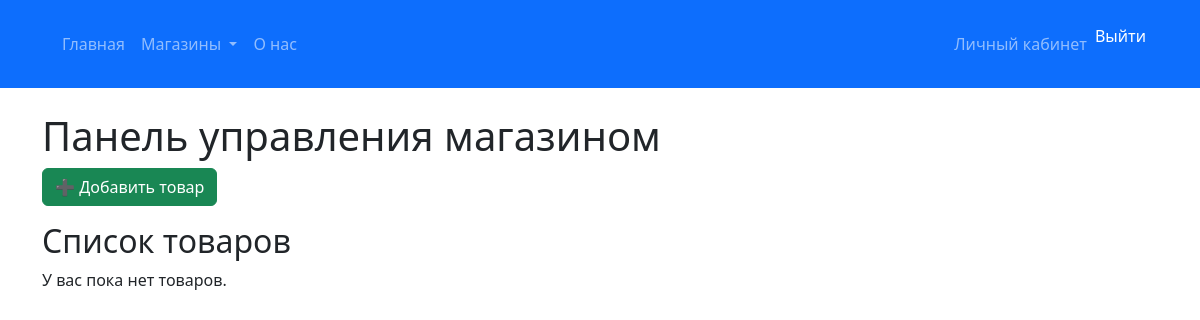
The app's page /store-dashboard/ (signed in), older data.
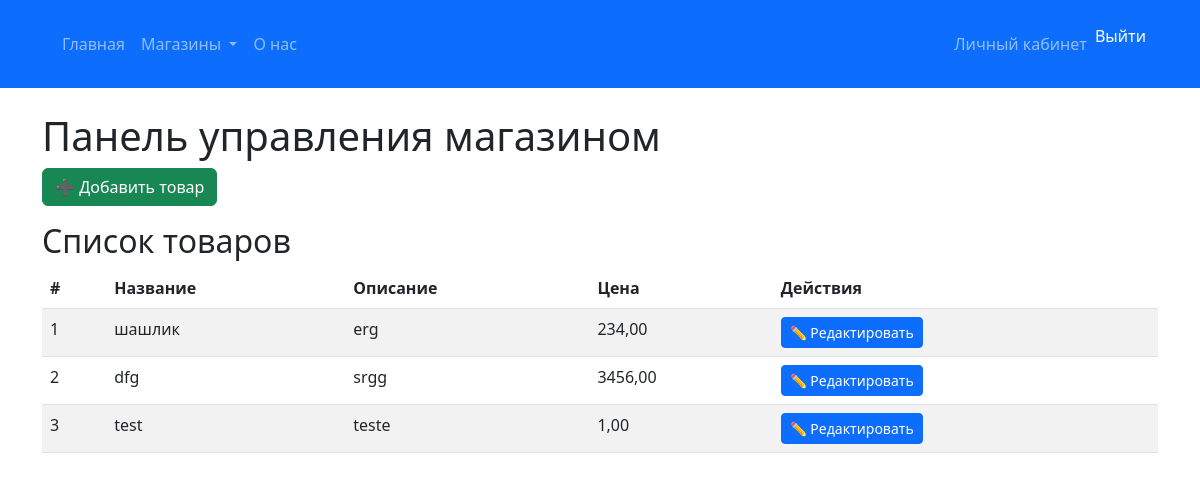
The same page, newer data.
### store/models/product.py (models this page shows, shortened)
class Product(models.Model):
    name = models.CharField(max_length=200)
    description = models.TextField()
    price = models.DecimalField(max_digits=8, decimal_places=2)
    subcategory = models.ForeignKey(SubCategory, related_name='products', on_delete=models.CASCADE)
    store = models.ForeignKey(Store, related_name='products', on_delete=models.CASCADE, default=1)  # Значение по умолчанию, которое будет установлено для старых продуктов
    image = models.ImageField(upload_to='product_images/', null=True, blank=True)  # Поле для изображения
    class Meta:
        verbose_name = 'Product'
        verbose_name_plural = 'Products'

### store/views.py (the view)
# urls.py: path('store-dashboard/', store_dashboard_view, name='store_dashboard'),  # Перенаправление на дашборд магазина
@login_required
def store_dashboard_view(request):
    try:
        store = Store.objects.get(owner=request.user)  # Получаем магазин текущего пользователя
        products = Product.objects.filter(store=store)  # Получаем товары, связанные с магазином
    except Store.DoesNotExist:
        return redirect('create_store')  # Если магазина нет, перенаправляем на создание
    return render(request, 'store/dashboard.html', {
        'store': store,
        'products': products,
    })

### app/context_processors.py (called while the page is built)
def menu_categories(request):
    stores = Store.objects.prefetch_related('categories__subcategories').all()
    return {'menu_categories': stores}

### store/templates/store/dashboard.html
{% include 'app/header.html' %}
<div class="container mt-4">
    <h1>Панель управления магазином</h1>
    <a href="{% url 'add_product' %}" class="btn btn-success mb-3">➕ Добавить товар</a>
    <h2>Список товаров</h2>
    {% if products %}
        <table class="table table-striped">
            <thead>
                <tr>
                    <th>#</th>
                    <th>Название</th>
                    <th>Описание</th>
                    <th>Цена</th>
                    <th>Действия</th>
                </tr>
            </thead>
            <tbody>
                {% for product in products %}
                    <tr>
                        <td>{{ forloop.counter }}</td>
                        <td>{{ product.name }}</td>
                        <td>{{ product.description }}</td>
                        <td>{{ product.price }}</td>
                        <td>
                            <a href="{% url 'edit_product' product.id %}" class="btn btn-primary btn-sm">✏️ Редактировать</a>
                        </td>
                    </tr>
                {% endfor %}
            </tbody>
        </table>
    {% else %}
        <p>У вас пока нет товаров.</p>
    {% endif %}
</div>

Row changes from the older to the newer data that the page shows:
added Product: name "шашлик", description "erg", price "234,00"
added Product: name "dfg", description "srgg", price "3456,00"
added Product: name "test", description "teste", price "1,00"
Text that changed along with them:
text no longer shown: "У вас пока нет товаров."
text now shown: "# Название Описание Цена Действия"
